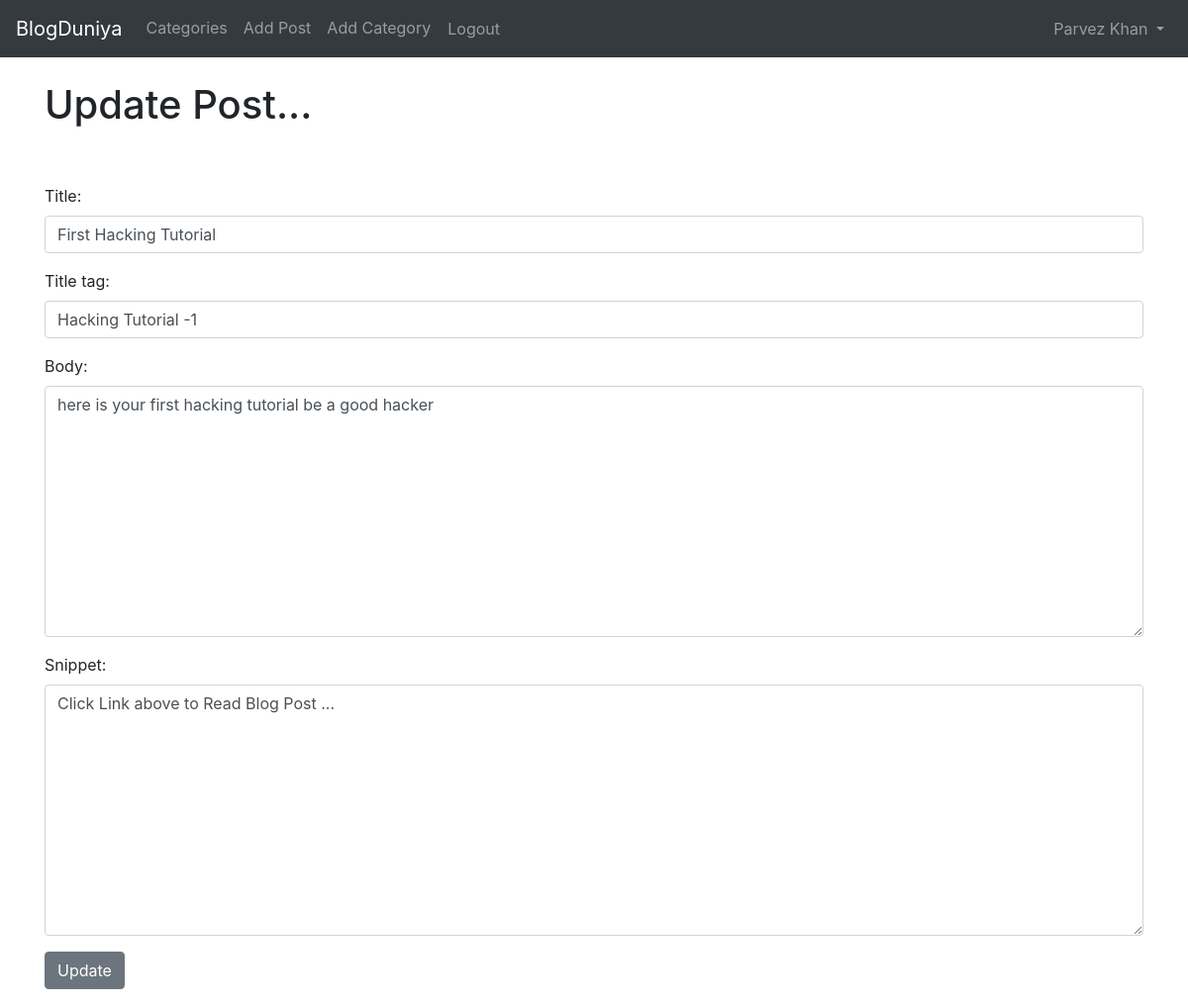
/article/edit/6 (signed in), run on the app's committed database.
### blogapp/models.py (models this page shows, shortened)
class Post(models.Model):
    title = models.CharField(max_length=255)
    header_image =models.ImageField(null=True,blank=True,upload_to="images/")
    title_tag = models.CharField(max_length=255)
    author = models.ForeignKey(User, on_delete=models.CASCADE)
    body = RichTextField(blank=True,null=True)
    post_date = models.DateField(auto_now_add=True)
    category = models.CharField(max_length=255, default='programming')
    snippet = models.CharField(max_length=255)
    likes = models.ManyToManyField(User, related_name='blog_posts')

### blogapp/views.py (the view)
# urls.py: path('article/edit/<int:pk>', UpdatePostView.as_view(), name="update_post"),
class UpdatePostView(UpdateView):
    model = Post
    form_class = EditForm
    template_name = 'update_post.html'

### blogapp/forms.py
class EditForm(forms.ModelForm):
    class Meta:
        model = Post
        fields =('title','title_tag', 'body','snippet')
        widgets = {
            'title': forms.TextInput(attrs={'class': 'form-control'}),
            'title_tag': forms.TextInput(attrs={'class': 'form-control'}),
            'body': forms.Textarea(attrs={'class': 'form-control'}),
            'snippet': forms.Textarea(attrs={'class': 'form-control'}),
        }

### blogapp/templates/update_post.html (shortened to what this page needs)
{% extends 'base.html' %}
{% block content %}
{% if user.is_authenticated %}
{% if user.id == post.author.id %}
<h1>Update Post...</h1>
<br /><br />
<div class="form-group">
    <form method="POST">
        {{ form.as_p }}
        <button class="btn btn-secondary">Update</button>
    </form>
</div>
{% else %}
<p>You are not allowed here! (by)</p>
{% endif %}
{% else %}
<p>You are not allowed here! (by)</p>
{% endif %}
{% endblock %}

### blogapp/templates/base.html (shortened to what this page needs)
<!doctype html>
<html lang="en">
<head>
  <link rel="stylesheet" href="https://cdn.jsdelivr.net/npm/bootstrap@4.3.1/dist/css/bootstrap.min.css"
>
</head>
<body>
  <nav class="navbar navbar-expand-lg navbar-dark bg-dark">
    <a class="navbar-brand" href="{% url 'home' %}">BlogDuniya</a>
    <div class="collapse navbar-collapse" id="navbarSupportedContent">
      <ul class="navbar-nav mr-auto">
        {% if cat_menu %}
        <li class="nav-item dropdown">
          <a class="nav-link dropdown-toggle" href="#" id="navbarDropdown" role="button" data-toggle="dropdown"
            aria-haspopup="true" aria-expanded="false">
            Categories
          </a>
          <div class="dropdown-menu" aria-labelledby="navbarDropdown">
            {% for item in cat_menu %}
            <a class="dropdown-item" href="{% url 'category' item|slugify %}">
              {{item}} </a>
            {% endfor %}
          </div>
        </li>
        {% else %}
        <li class="nav-item">
          <a class="nav-link" href="{% url 'category-list' %}">Categories</a>
        </li>
        {% endif %}
        {% if user.is_authenticated %}
        <li class="nav-item">
          <a class="nav-link" href="{% url 'add_post' %}">Add Post</a>
        </li>
        <li class="nav-item">
          <a class="nav-link" href="{% url 'add_category' %}">Add Category</a>
        </li>
        <li class="nav-item">
          <form action="{% url 'logout' %}" method="post" style="display: inline;">
            <button type="submit" class="btn btn-link nav-link">Logout</button>
          </form>
        </li>
        {% endif %}
      </ul>
      {% if user.is_authenticated %}
      <ul class="navbar-nav ml-auto">
        <li class="nav-item dropdown">
          <a class="nav-link dropdown-toggle" href="#" id="navbarDropdown" role="button" data-toggle="dropdown"
            aria-haspopup="true" aria-expanded="false">
            {{ user.first_name }} {{ user.last_name }}
          </a>
        </li>
      </ul>
      {%endif %}
    </div>
  </nav>
  <br>
  <div class="container">
    {% block content %}
    {% endblock %}
  </div>
</body>
</html>

### data on the page
Post: title "First Hacking Tutorial", title_tag "Hacking Tutorial -1", body "here is your first hacking tutorial be a good hacker", snippet "Click Link above to Read Blog Post ..."

### other printed values
{{ user.first_name }} "Parvez"
{{ user.last_name }} "Khan"
